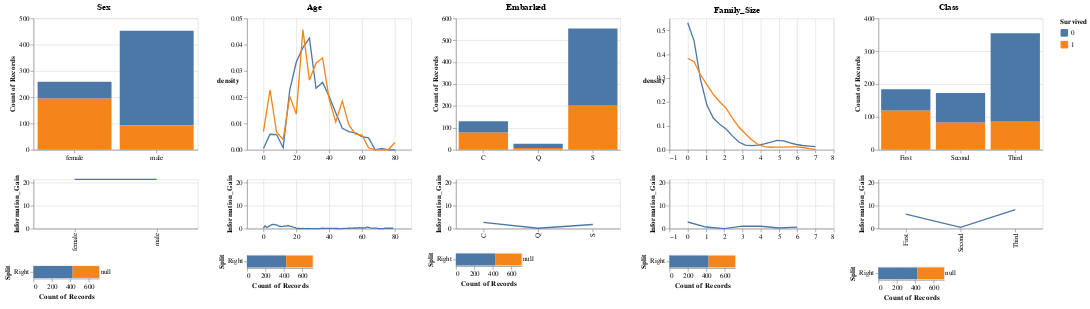

Source (notebook cell):
### Code cell
build_interactive_decision_tree(titanic_df, True, True)

### Figure 1 — Vega-Lite specification as saved in the notebook (floating-point values rounded to 4 significant figures; data arrays with more than 128 entries replaced by an {"elided": "..."} marker saying what was removed)
{"config": {"view": {"continuousWidth": 400, "continuousHeight": 300}, "title": {"anchor": "middle"}}, "hconcat": [{"vconcat": [{"data": {"name": "data-fcde82a648231dad3b6d7cc6467d1cab"}, "mark": "bar", "encoding": {"color": {"type": "nominal", "field": "Survived", "sort": [1, 0]}, "opacity": {"condition": {"value": 1, "selection": "selector863"}, "value": 0.3}, "x": {"type": "nominal", "axis": {"labelAngle": 0}, "field": "Sex", "title": null}, "y": {"type": "quantitative", "aggregate": "count"}}, "height": 200, "selection": {"selector863": {"type": "single", "fields": ["Sex"]}}, "width": 250}, {"data": {"name": "data-39f78991b1f25ac8b08eb480208180fe"}, "mark": "line", "encoding": {"x": {"type": "nominal", "field": "Split_Val", "title": null}, "y": {"type": "quantitative", "field": "Information_Gain", "scale": {"domain": [0, 21.41]}}}, "height": 75, "width": 250}, {"hconcat": [{"layer": [{"mark": "bar", "encoding": {"color": {"type": "nominal", "field": "Survived", "sort": [1, 0]}, "x": {"type": "quantitative", "aggregate": "count", "scale": {"domain": [0, 712]}}, "y": {"type": "nominal", "field": "Split"}}, "transform": [{"calculate": "selector863['Sex']", "as": "split_val"}, {"calculate": "datum.Sex == datum.split_val?'Left':'Right'", "as": "Split"}], "width": 100}, {"mark": {"type": "text", "dx": 10}, "encoding": {"text": {"type": "quantitative", "field": "Entropy"}, "x": {"type": "quantitative", "aggregate": "count", "scale": {"domain": [0, 712]}}, "y": {"type": "nominal", "field": "Split"}}, "transform": [{"calculate": "selector863['Sex']", "as": "split_val"}, {"calculate": "datum.Sex == datum.split_val?'Left':'Right'", "as": "Split"}, {"lookup": "split_val", "from": {"data": {"name": "data-39f78991b1f25ac8b08eb480208180fe"}, "key": "Split_Val", "fields": ["Left_Entropy", "Right_Entropy"]}}, {"calculate": "datum.Split == 'Left'?datum.Left_Entropy:datum.Right_Entropy", "as": "Entropy"}]}], "data": {"name": "data-fcde82a648231dad3b6d7cc6467d1cab"}}, {"vconcat": [{"mark": "text", "encoding": {"text": {"type": "nominal", "field": "chart_text"}}, "transform": [{"calculate": "selector863['Sex']", "as": "selected_val"}, {"filter": "((datum.Split_Val <= datum.selected_val) && (datum.Split_Val >= datum.selected_val))"}, {"calculate": "('For Sex=' + datum.selected_val)", "as": "chart_text"}], "width": 120}, {"mark": "text", "encoding": {"text": {"type": "nominal", "field": "chart_text"}}, "transform": [{"calculate": "selector863['Sex']", "as": "selected_val"}, {"filter": "((datum.Split_Val <= datum.selected_val) && (datum.Split_Val >= datum.selected_val))"}, {"calculate": "('Information Gain: ' + datum.Information_Gain)", "as": "chart_text"}], "width": 120}], "data": {"name": "data-39f78991b1f25ac8b08eb480208180fe"}}]}], "title": "Sex"}, {"vconcat": [{"layer": [{"data": {"name": "data-1b1ad364eb6985e496936a585856e77a"}, "mark": {"type": "bar", "align": "left", "binSpacing": 0, "size": 2.5}, "encoding": {"color": {"value": "lightgrey"}, "opacity": {"condition": {"value": 0.3, "test": "(datum.val <= datum.key)"}, "value": 0}, "x": {"type": "quantitative", "field": "Age", "title": null}, "y": {"type": "quantitative", "axis": null, "field": "Height"}}, "height": 200, "selection": {"selector864": {"type": "single", "fields": ["Age"], "on": "mouseover", "nearest": true}}, "transform": [{"calculate": "selector864['Age']", "as": "key"}, {"calculate": "datum.Age", "as": "val"}]}, {"data": {"name": "data-109fc2ef60fd3e69425de5a728741c59"}, "mark": "line", "encoding": {"color": {"type": "nominal", "field": "Survived"}, "x": {"type": "quantitative", "field": "value", "title": null}, "y": {"type": "quantitative", "axis": {"labelAngle": 0, "titleAngle": 0}, "field": "density"}}, "height": 200, "transform": [{"density": "value", "bandwidth": 0.5, "groupby": ["variable", "Survived"], "steps": 20}, {"joinaggregate": [{"op": "max", "field": "density", "as": "max_density"}]}], "width": 250}], "resolve": {"scale": {"y": "independent"}}}, {"data": {"name": "data-c7048945afab226a3715c7dc7edd859e"}, "mark": "line", "encoding": {"x": {"type": "quantitative", "field": "Split_Val", "title": null}, "y": {"type": "quantitative", "field": "Information_Gain", "scale": {"domain": [0, 21.41]}}}, "height": 75, "width": 250}, {"hconcat": [{"data": {"name": "data-109fc2ef60fd3e69425de5a728741c59"}, "mark": "bar", "encoding": {"color": {"type": "nominal", "field": "Survived", "sort": [1, 0]}, "x": {"type": "quantitative", "aggregate": "count", "scale": {"domain": [0, 712]}}, "y": {"type": "nominal", "field": "Split"}}, "transform": [{"calculate": "selector864['Age']", "as": "split_val"}, {"calculate": "datum.value <= datum.split_val?'Left':'Right'", "as": "Split"}], "width": 100}, {"vconcat": [{"mark": "text", "encoding": {"text": {"type": "nominal", "field": "chart_text"}}, "transform": [{"calculate": "selector864['Age']", "as": "selected_val"}, {"filter": "((datum.Split_Val <= datum.selected_val) && (datum.Split_Val >= datum.selected_val))"}, {"calculate": "('For Age<=' + datum.selected_val)", "as": "chart_text"}], "width": 120}, {"mark": "text", "encoding": {"text": {"type": "nominal", "field": "chart_text"}}, "transform": [{"calculate": "selector864['Age']", "as": "selected_val"}, {"filter": "((datum.Split_Val <= datum.selected_val) && (datum.Split_Val >= datum.selected_val))"}, {"calculate": "('Information Gain: ' + datum.Information_Gain)", "as": "chart_text"}], "width": 120}], "data": {"name": "data-c7048945afab226a3715c7dc7edd859e"}}]}], "resolve": {"scale": {"x": "shared"}}, "title": "Age"}, {"vconcat": [{"data": {"name": "data-7a305e47f911af7dd208986e5e6f6ccd"}, "mark": "bar", "encoding": {"color": {"type": "nominal", "field": "Survived", "sort": [1, 0]}, "opacity": {"condition": {"value": 1, "selection": "selector865"}, "value": 0.3}, "x": {"type": "nominal", "axis": {"labelAngle": 0}, "field": "Embarked", "title": null}, "y": {"type": "quantitative", "aggregate": "count"}}, "height": 200, "selection": {"selector865": {"type": "single", "fields": ["Embarked"]}}, "width": 250}, {"data": {"name": "data-c11b2af4e6ee2a1cf0fc26f68ba2bcb1"}, "mark": "line", "encoding": {"x": {"type": "nominal", "field": "Split_Val", "title": null}, "y": {"type": "quantitative", "field": "Information_Gain", "scale": {"domain": [0, 21.41]}}}, "height": 75, "width": 250}, {"hconcat": [{"layer": [{"mark": "bar", "encoding": {"color": {"type": "nominal", "field": "Survived", "sort": [1, 0]}, "x": {"type": "quantitative", "aggregate": "count", "scale": {"domain": [0, 712]}}, "y": {"type": "nominal", "field": "Split"}}, "transform": [{"calculate": "selector865['Embarked']", "as": "split_val"}, {"calculate": "datum.Embarked == datum.split_val?'Left':'Right'", "as": "Split"}], "width": 100}, {"mark": {"type": "text", "dx": 10}, "encoding": {"text": {"type": "quantitative", "field": "Entropy"}, "x": {"type": "quantitative", "aggregate": "count", "scale": {"domain": [0, 712]}}, "y": {"type": "nominal", "field": "Split"}}, "transform": [{"calculate": "selector865['Embarked']", "as": "split_val"}, {"calculate": "datum.Embarked == datum.split_val?'Left':'Right'", "as": "Split"}, {"lookup": "split_val", "from": {"data": {"name": "data-c11b2af4e6ee2a1cf0fc26f68ba2bcb1"}, "key": "Split_Val", "fields": ["Left_Entropy", "Right_Entropy"]}}, {"calculate": "datum.Split == 'Left'?datum.Left_Entropy:datum.Right_Entropy", "as": "Entropy"}]}], "data": {"name": "data-7a305e47f911af7dd208986e5e6f6ccd"}}, {"vconcat": [{"mark": "text", "encoding": {"text": {"type": "nominal", "field": "chart_text"}}, "transform": [{"calculate": "selector865['Embarked']", "as": "selected_val"}, {"filter": "((datum.Split_Val <= datum.selected_val) && (datum.Split_Val >= datum.selected_val))"}, {"calculate": "('For Embarked=' + datum.selected_val)", "as": "chart_text"}], "width": 120}, {"mark": "text", "encoding": {"text": {"type": "nominal", "field": "chart_text"}}, "transform": [{"calculate": "selector865['Embarked']", "as": "selected_val"}, {"filter": "((datum.Split_Val <= datum.selected_val) && (datum.Split_Val >= datum.selected_val))"}, {"calculate": "('Information Gain: ' + datum.Information_Gain)", "as": "chart_text"}], "width": 120}], "data": {"name": "data-c11b2af4e6ee2a1cf0fc26f68ba2bcb1"}}]}], "title": "Embarked"}, {"vconcat": [{"layer": [{"data": {"name": "data-fe651712a4f6f7e79b5d5306badf6116"}, "mark": {"type": "bar", "align": "left", "binSpacing": 0, "size": 28.57}, "encoding": {"color": {"value": "lightgrey"}, "opacity": {"condition": {"value": 0.3, "test": "(datum.val <= datum.key)"}, "value": 0}, "x": {"type": "quantitative", "field": "Family_Size", "title": null}, "y": {"type": "quantitative", "axis": null, "field": "Height"}}, "height": 200, "selection": {"selector866": {"type": "single", "fields": ["Family_Size"], "on": "mouseover", "nearest": true}}, "transform": [{"calculate": "selector866['Family_Size']", "as": "key"}, {"calculate": "datum.Family_Size", "as": "val"}]}, {"data": {"name": "data-8f8f3495865b45bdd240f978a163c097"}, "mark": "line", "encoding": {"color": {"type": "nominal", "field": "Survived"}, "x": {"type": "quantitative", "field": "value", "title": null}, "y": {"type": "quantitative", "axis": {"labelAngle": 0, "titleAngle": 0}, "field": "density"}}, "height": 200, "transform": [{"density": "value", "bandwidth": 0.5, "groupby": ["variable", "Survived"], "steps": 20}, {"joinaggregate": [{"op": "max", "field": "density", "as": "max_density"}]}], "width": 250}], "resolve": {"scale": {"y": "independent"}}}, {"data": {"name": "data-232b1063bc56acde79549ab34dd62993"}, "mark": "line", "encoding": {"x": {"type": "quantitative", "field": "Split_Val", "title": null}, "y": {"type": "quantitative", "field": "Information_Gain", "scale": {"domain": [0, 21.41]}}}, "height": 75, "width": 250}, {"hconcat": [{"data": {"name": "data-8f8f3495865b45bdd240f978a163c097"}, "mark": "bar", "encoding": {"color": {"type": "nominal", "field": "Survived", "sort": [1, 0]}, "x": {"type": "quantitative", "aggregate": "count", "scale": {"domain": [0, 712]}}, "y": {"type": "nominal", "field": "Split"}}, "transform": [{"calculate": "selector866['Family_Size']", "as": "split_val"}, {"calculate": "datum.value <= datum.split_val?'Left':'Right'", "as": "Split"}], "width": 100}, {"vconcat": [{"mark": "text", "encoding": {"text": {"type": "nominal", "field": "chart_text"}}, "transform": [{"calculate": "selector866['Family_Size']", "as": "selected_val"}, {"filter": "((datum.Split_Val <= datum.selected_val) && (datum.Split_Val >= datum.selected_val))"}, {"calculate": "('For Family_Size<=' + datum.selected_val)", "as": "chart_text"}], "width": 120}, {"mark": "text", "encoding": {"text": {"type": "nominal", "field": "chart_text"}}, "transform": [{"calculate": "selector866['Family_Size']", "as": "selected_val"}, {"filter": "((datum.Split_Val <= datum.selected_val) && (datum.Split_Val >= datum.selected_val))"}, {"calculate": "('Information Gain: ' + datum.Information_Gain)", "as": "chart_text"}], "width": 120}], "data": {"name": "data-232b1063bc56acde79549ab34dd62993"}}]}], "resolve": {"scale": {"x": "shared"}}, "title": "Family_Size"}, {"vconcat": [{"data": {"name": "data-203b5a4661447b6ae149f4264ee4f76d"}, "mark": "bar", "encoding": {"color": {"type": "nominal", "field": "Survived", "sort": [1, 0]}, "opacity": {"condition": {"value": 1, "selection": "selector867"}, "value": 0.3}, "x": {"type": "nominal", "axis": {"labelAngle": 0}, "field": "Class", "title": null}, "y": {"type": "quantitative", "aggregate": "count"}}, "height": 200, "selection": {"selector867": {"type": "single", "fields": ["Class"]}}, "width": 250}, {"data": {"name": "data-3cc578f7c31c09b6dd26bc3928e2bf9a"}, "mark": "line", "encoding": {"x": {"type": "nominal", "field": "Split_Val", "title": null}, "y": {"type": "quantitative", "field": "Information_Gain", "scale": {"domain": [0, 21.41]}}}, "height": 75, "width": 250}, {"hconcat": [{"layer": [{"mark": "bar", "encoding": {"color": {"type": "nominal", "field": "Survived", "sort": [1, 0]}, "x": {"type": "quantitative", "aggregate": "count", "scale": {"domain": [0, 712]}}, "y": {"type": "nominal", "field": "Split"}}, "transform": [{"calculate": "selector867['Class']", "as": "split_val"}, {"calculate": "datum.Class == datum.split_val?'Left':'Right'", "as": "Split"}], "width": 100}, {"mark": {"type": "text", "dx": 10}, "encoding": {"text": {"type": "quantitative", "field": "Entropy"}, "x": {"type": "quantitative", "aggregate": "count", "scale": {"domain": [0, 712]}}, "y": {"type": "nominal", "field": "Split"}}, "transform": [{"calculate": "selector867['Class']", "as": "split_val"}, {"calculate": "datum.Class == datum.split_val?'Left':'Right'", "as": "Split"}, {"lookup": "split_val", "from": {"data": {"name": "data-3cc578f7c31c09b6dd26bc3928e2bf9a"}, "key": "Split_Val", "fields": ["Left_Entropy", "Right_Entropy"]}}, {"calculate": "datum.Split == 'Left'?datum.Left_Entropy:datum.Right_Entropy", "as": "Entropy"}]}], "data": {"name": "data-203b5a4661447b6ae149f4264ee4f76d"}}, {"vconcat": [{"mark": "text", "encoding": {"text": {"type": "nominal", "field": "chart_text"}}, "transform": [{"calculate": "selector867['Class']", "as": "selected_val"}, {"filter": "((datum.Split_Val <= datum.selected_val) && (datum.Split_Val >= datum.selected_val))"}, {"calculate": "('For Class=' + datum.selected_val)", "as": "chart_text"}], "width": 120}, {"mark": "text", "encoding": {"text": {"type": "nominal", "field": "chart_text"}}, "transform": [{"calculate": "selector867['Class']", "as": "selected_val"}, {"filter": "((datum.Split_Val <= datum.selected_val) && (datum.Split_Val >= datum.selected_val))"}, {"calculate": "('Information Gain: ' + datum.Information_Gain)", "as": "chart_text"}], "width": 120}], "data": {"name": "data-3cc578f7c31c09b6dd26bc3928e2bf9a"}}]}], "title": "Class"}], "$schema": "https://vega.github.io/schema/vega-lite/v4.0.2.json", "datasets": {"data-fcde82a648231dad3b6d7cc6467d1cab": {"elided": "712 records"}, "data-39f78991b1f25ac8b08eb480208180fe": [{"Split_Val": "female", "Left_Entropy": 81.0, "Right_Entropy": 73.0, "Information_Gain": 21.41, "Feature": "Sex"}, {"Split_Val": "male", "Left_Entropy": 73.0, "Right_Entropy": 81.0, "Information_Gain": 21.41, "Feature": "Sex"}], "data-1b1ad364eb6985e496936a585856e77a": [{"Age": 0, "Height": 1}, {"Age": 1, "Height": 1}, {"Age": 2, "Height": 1}, {"Age": 3, "Height": 1}, {"Age": 4, "Height": 1}, {"Age": 5, "Height": 1}, {"Age": 6, "Height": 1}, {"Age": 7, "Height": 1}, {"Age": 8, "Height": 1}, {"Age": 9, "Height": 1}, {"Age": 10, "Height": 1}, {"Age": 11, "Height": 1}, {"Age": 12, "Height": 1}, {"Age": 13, "Height": 1}, {"Age": 14, "Height": 1}, {"Age": 15, "Height": 1}, {"Age": 16, "Height": 1}, {"Age": 17, "Height": 1}, {"Age": 18, "Height": 1}, {"Age": 19, "Height": 1}, {"Age": 20, "Height": 1}, {"Age": 21, "Height": 1}, {"Age": 22, "Height": 1}, {"Age": 23, "Height": 1}, {"Age": 24, "Height": 1}, {"Age": 25, "Height": 1}, {"Age": 26, "Height": 1}, {"Age": 27, "Height": 1}, {"Age": 28, "Height": 1}, {"Age": 29, "Height": 1}, {"Age": 30, "Height": 1}, {"Age": 31, "Height": 1}, {"Age": 32, "Height": 1}, {"Age": 33, "Height": 1}, {"Age": 34, "Height": 1}, {"Age": 35, "Height": 1}, {"Age": 36, "Height": 1}, {"Age": 37, "Height": 1}, {"Age": 38, "Height": 1}, {"Age": 39, "Height": 1}, {"Age": 40, "Height": 1}, {"Age": 41, "Height": 1}, {"Age": 42, "Height": 1}, {"Age": 43, "Height": 1}, {"Age": 44, "Height": 1}, {"Age": 45, "Height": 1}, {"Age": 46, "Height": 1}, {"Age": 47, "Height": 1}, {"Age": 48, "Height": 1}, {"Age": 49, "Height": 1}, {"Age": 50, "Height": 1}, {"Age": 51, "Height": 1}, {"Age": 52, "Height": 1}, {"Age": 53, "Height": 1}, {"Age": 54, "Height": 1}, {"Age": 55, "Height": 1}, {"Age": 56, "Height": 1}, {"Age": 57, "Height": 1}, {"Age": 58, "Height": 1}, {"Age": 59, "Height": 1}, {"Age": 60, "Height": 1}, {"Age": 61, "Height": 1}, {"Age": 62, "Height": 1}, {"Age": 63, "Height": 1}, {"Age": 64, "Height": 1}, {"Age": 65, "Height": 1}, {"Age": 66, "Height": 1}, {"Age": 67, "Height": 1}, {"Age": 68, "Height": 1}, {"Age": 69, "Height": 1}, {"Age": 70, "Height": 1}, {"Age": 71, "Height": 1}, {"Age": 72, "Height": 1}, {"Age": 73, "Height": 1}, {"Age": 74, "Height": 1}, {"Age": 75, "Height": 1}, {"Age": 76, "Height": 1}, {"Age": 77, "Height": 1}, {"Age": 78, "Height": 1}, {"Age": 79, "Height": 1}], "data-109fc2ef60fd3e69425de5a728741c59": {"elided": "712 records"}, "data-c7048945afab226a3715c7dc7edd859e": [{"Split_Val": 0, "Left_Entropy": 0.0, "Right_Entropy": 97.0, "Information_Gain": 0.18, "Feature": "Age"}, {"Split_Val": 1, "Left_Entropy": 59.0, "Right_Entropy": 97.0, "Information_Gain": 1.27, "Feature": "Age"}, {"Split_Val": 2, "Left_Entropy": 95.0, "Right_Entropy": 97.0, "Information_Gain": 0.5, "Feature": "Age"}, {"Split_Val": 3, "Left_Entropy": 92.0, "Right_Entropy": 97.0, "Information_Gain": 0.89, "Feature": "Age"}, {"Split_Val": 4, "Left_Entropy": 91.0, "Right_Entropy": 96.0, "Information_Gain": 1.28, "Feature": "Age"}, {"Split_Val": 5, "Left_Entropy": 88.0, "Right_Entropy": 96.0, "Information_Gain": 1.75, "Feature": "Age"}, {"Split_Val": 6, "Left_Entropy": 88.0, "Right_Entropy": 96.0, "Information_Gain": 1.85, "Feature": "Age"}, {"Split_Val": 7, "Left_Entropy": 90.0, "Right_Entropy": 96.0, "Information_Gain": 1.69, "Feature": "Age"}, {"Split_Val": 8, "Left_Entropy": 92.0, "Right_Entropy": 96.0, "Information_Gain": 1.66, "Feature": "Age"}, {"Split_Val": 9, "Left_Entropy": 96.0, "Right_Entropy": 96.0, "Information_Gain": 1.21, "Feature": "Age"}, {"Split_Val": 10, "Left_Entropy": 97.0, "Right_Entropy": 96.0, "Information_Gain": 1.04, "Feature": "Age"}, {"Split_Val": 11, "Left_Entropy": 98.0, "Right_Entropy": 96.0, "Information_Gain": 0.88, "Feature": "Age"}, {"Split_Val": 12, "Left_Entropy": 98.0, "Right_Entropy": 96.0, "Information_Gain": 0.97, "Feature": "Age"}, {"Split_Val": 13, "Left_Entropy": 98.0, "Right_Entropy": 96.0, "Information_Gain": 1.14, "Feature": "Age"}, {"Split_Val": 14, "Left_Entropy": 98.0, "Right_Entropy": 96.0, "Information_Gain": 1.07, "Feature": "Age"}, {"Split_Val": 15, "Left_Entropy": 98.0, "Right_Entropy": 96.0, "Information_Gain": 1.34, "Feature": "Age"}, {"Split_Val": 16, "Left_Entropy": 99.0, "Right_Entropy": 96.0, "Information_Gain": 1.02, "Feature": "Age"}, {"Split_Val": 17, "Left_Entropy": 100.0, "Right_Entropy": 96.0, "Information_Gain": 1.02, "Feature": "Age"}, {"Split_Val": 18, "Left_Entropy": 100.0, "Right_Entropy": 96.0, "Information_Gain": 0.7, "Feature": "Age"}, {"Split_Val": 19, "Left_Entropy": 100.0, "Right_Entropy": 96.0, "Information_Gain": 0.53, "Feature": "Age"}, {"Split_Val": 20, "Left_Entropy": 99.0, "Right_Entropy": 96.0, "Information_Gain": 0.26, "Feature": "Age"}, {"Split_Val": 21, "Left_Entropy": 98.0, "Right_Entropy": 97.0, "Information_Gain": 0.06, "Feature": "Age"}, {"Split_Val": 22, "Left_Entropy": 98.0, "Right_Entropy": 97.0, "Information_Gain": 0.06, "Feature": "Age"}, {"Split_Val": 23, "Left_Entropy": 98.0, "Right_Entropy": 97.0, "Information_Gain": 0.03, "Feature": "Age"}, {"Split_Val": 24, "Left_Entropy": 98.0, "Right_Entropy": 97.0, "Information_Gain": 0.08, "Feature": "Age"}, {"Split_Val": 25, "Left_Entropy": 98.0, "Right_Entropy": 97.0, "Information_Gain": 0.01, "Feature": "Age"}, {"Split_Val": 26, "Left_Entropy": 98.0, "Right_Entropy": 97.0, "Information_Gain": 0.0, "Feature": "Age"}, {"Split_Val": 27, "Left_Entropy": 98.0, "Right_Entropy": 97.0, "Information_Gain": 0.05, "Feature": "Age"}, {"Split_Val": 28, "Left_Entropy": 97.0, "Right_Entropy": 97.0, "Information_Gain": 0.0, "Feature": "Age"}, {"Split_Val": 29, "Left_Entropy": 97.0, "Right_Entropy": 97.0, "Information_Gain": 0.0, "Feature": "Age"}, {"Split_Val": 30, "Left_Entropy": 97.0, "Right_Entropy": 97.0, "Information_Gain": 0.0, "Feature": "Age"}, {"Split_Val": 31, "Left_Entropy": 97.0, "Right_Entropy": 97.0, "Information_Gain": 0.0, "Feature": "Age"}, {"Split_Val": 32, "Left_Entropy": 98.0, "Right_Entropy": 97.0, "Information_Gain": 0.02, "Feature": "Age"}, {"Split_Val": 33, "Left_Entropy": 98.0, "Right_Entropy": 97.0, "Information_Gain": 0.02, "Feature": "Age"}, {"Split_Val": 34, "Left_Entropy": 98.0, "Right_Entropy": 97.0, "Information_Gain": 0.01, "Feature": "Age"}, {"Split_Val": 35, "Left_Entropy": 98.0, "Right_Entropy": 96.0, "Information_Gain": 0.1, "Feature": "Age"}, {"Split_Val": 36, "Left_Entropy": 98.0, "Right_Entropy": 95.0, "Information_Gain": 0.18, "Feature": "Age"}, {"Split_Val": 37, "Left_Entropy": 98.0, "Right_Entropy": 95.0, "Information_Gain": 0.12, "Feature": "Age"}, {"Split_Val": 38, "Left_Entropy": 98.0, "Right_Entropy": 95.0, "Information_Gain": 0.12, "Feature": "Age"}, {"Split_Val": 39, "Left_Entropy": 98.0, "Right_Entropy": 95.0, "Information_Gain": 0.1, "Feature": "Age"}, {"Split_Val": 40, "Left_Entropy": 98.0, "Right_Entropy": 95.0, "Information_Gain": 0.11, "Feature": "Age"}, {"Split_Val": 41, "Left_Entropy": 98.0, "Right_Entropy": 95.0, "Information_Gain": 0.09, "Feature": "Age"}, {"Split_Val": 42, "Left_Entropy": 98.0, "Right_Entropy": 94.0, "Information_Gain": 0.14, "Feature": "Age"}, {"Split_Val": 43, "Left_Entropy": 98.0, "Right_Entropy": 95.0, "Information_Gain": 0.09, "Feature": "Age"}, {"Split_Val": 44, "Left_Entropy": 98.0, "Right_Entropy": 95.0, "Information_Gain": 0.07, "Feature": "Age"}, {"Split_Val": 45, "Left_Entropy": 98.0, "Right_Entropy": 94.0, "Information_Gain": 0.09, "Feature": "Age"}, {"Split_Val": 46, "Left_Entropy": 98.0, "Right_Entropy": 96.0, "Information_Gain": 0.03, "Feature": "Age"}, {"Split_Val": 47, "Left_Entropy": 97.0, "Right_Entropy": 98.0, "Information_Gain": 0.0, "Feature": "Age"}, {"Split_Val": 48, "Left_Entropy": 98.0, "Right_Entropy": 96.0, "Information_Gain": 0.02, "Feature": "Age"}, {"Split_Val": 49, "Left_Entropy": 98.0, "Right_Entropy": 94.0, "Information_Gain": 0.08, "Feature": "Age"}, {"Split_Val": 50, "Left_Entropy": 98.0, "Right_Entropy": 92.0, "Information_Gain": 0.15, "Feature": "Age"}, {"Split_Val": 51, "Left_Entropy": 98.0, "Right_Entropy": 92.0, "Information_Gain": 0.11, "Feature": "Age"}, {"Split_Val": 52, "Left_Entropy": 98.0, "Right_Entropy": 90.0, "Information_Gain": 0.17, "Feature": "Age"}, {"Split_Val": 53, "Left_Entropy": 98.0, "Right_Entropy": 89.0, "Information_Gain": 0.22, "Feature": "Age"}, {"Split_Val": 54, "Left_Entropy": 98.0, "Right_Entropy": 87.0, "Information_Gain": 0.24, "Feature": "Age"}, {"Split_Val": 55, "Left_Entropy": 98.0, "Right_Entropy": 86.0, "Information_Gain": 0.27, "Feature": "Age"}, {"Split_Val": 56, "Left_Entropy": 98.0, "Right_Entropy": 83.0, "Information_Gain": 0.31, "Feature": "Age"}, {"Split_Val": 57, "Left_Entropy": 98.0, "Right_Entropy": 86.0, "Information_Gain": 0.22, "Feature": "Age"}, {"Split_Val": 58, "Left_Entropy": 98.0, "Right_Entropy": 76.0, "Information_Gain": 0.42, "Feature": "Age"}, {"Split_Val": 59, "Left_Entropy": 98.0, "Right_Entropy": 80.0, "Information_Gain": 0.31, "Feature": "Age"}, {"Split_Val": 60, "Left_Entropy": 98.0, "Right_Entropy": 70.0, "Information_Gain": 0.46, "Feature": "Age"}, {"Split_Val": 61, "Left_Entropy": 98.0, "Right_Entropy": 76.0, "Information_Gain": 0.28, "Feature": "Age"}, {"Split_Val": 62, "Left_Entropy": 98.0, "Right_Entropy": 72.0, "Information_Gain": 0.3, "Feature": "Age"}, {"Split_Val": 63, "Left_Entropy": 98.0, "Right_Entropy": 39.0, "Information_Gain": 0.74, "Feature": "Age"}, {"Split_Val": 64, "Left_Entropy": 98.0, "Right_Entropy": 44.0, "Information_Gain": 0.56, "Feature": "Age"}, {"Split_Val": 65, "Left_Entropy": 98.0, "Right_Entropy": 54.0, "Information_Gain": 0.31, "Feature": "Age"}, {"Split_Val": 66, "Left_Entropy": 97.0, "Right_Entropy": 59.0, "Information_Gain": 0.23, "Feature": "Age"}, {"Split_Val": 67, "Left_Entropy": 97.0, "Right_Entropy": 59.0, "Information_Gain": 0.23, "Feature": "Age"}, {"Split_Val": 68, "Left_Entropy": 97.0, "Right_Entropy": 59.0, "Information_Gain": 0.23, "Feature": "Age"}, {"Split_Val": 69, "Left_Entropy": 97.0, "Right_Entropy": 59.0, "Information_Gain": 0.23, "Feature": "Age"}, {"Split_Val": 70, "Left_Entropy": 97.0, "Right_Entropy": 81.0, "Information_Gain": 0.04, "Feature": "Age"}, {"Split_Val": 71, "Left_Entropy": 97.0, "Right_Entropy": 100.0, "Information_Gain": 0.01, "Feature": "Age"}, {"Split_Val": 72, "Left_Entropy": 97.0, "Right_Entropy": 100.0, "Information_Gain": 0.01, "Feature": "Age"}, {"Split_Val": 73, "Left_Entropy": 97.0, "Right_Entropy": 100.0, "Information_Gain": 0.01, "Feature": "Age"}, {"Split_Val": 74, "Left_Entropy": 97.0, "Right_Entropy": 0.0, "Information_Gain": 0.18, "Feature": "Age"}, {"Split_Val": 75, "Left_Entropy": 97.0, "Right_Entropy": 0.0, "Information_Gain": 0.18, "Feature": "Age"}, {"Split_Val": 76, "Left_Entropy": 97.0, "Right_Entropy": 0.0, "Information_Gain": 0.18, "Feature": "Age"}, {"Split_Val": 77, "Left_Entropy": 97.0, "Right_Entropy": 0.0, "Information_Gain": 0.18, "Feature": "Age"}, {"Split_Val": 78, "Left_Entropy": 97.0, "Right_Entropy": 0.0, "Information_Gain": 0.18, "Feature": "Age"}, {"Split_Val": 79, "Left_Entropy": 97.0, "Right_Entropy": 0.0, "Information_Gain": 0.18, "Feature": "Age"}], "data-7a305e47f911af7dd208986e5e6f6ccd": {"elided": "712 records"}, "data-c11b2af4e6ee2a1cf0fc26f68ba2bcb1": [{"Split_Val": "C", "Left_Entropy": 97.0, "Right_Entropy": 94.0, "Information_Gain": 2.71, "Feature": "Embarked"}, {"Split_Val": "Q", "Left_Entropy": 86.0, "Right_Entropy": 98.0, "Information_Gain": 0.18, "Feature": "Embarked"}, {"Split_Val": "S", "Left_Entropy": 94.0, "Right_Entropy": 99.0, "Information_Gain": 1.8, "Feature": "Embarked"}], "data-fe651712a4f6f7e79b5d5306badf6116": [{"Family_Size": 0, "Height": 1}, {"Family_Size": 1, "Height": 1}, {"Family_Size": 2, "Height": 1}, {"Family_Size": 3, "Height": 1}, {"Family_Size": 4, "Height": 1}, {"Family_Size": 5, "Height": 1}, {"Family_Size": 6, "Height": 1}], "data-8f8f3495865b45bdd240f978a163c097": {"elided": "712 records"}, "data-232b1063bc56acde79549ab34dd62993": [{"Split_Val": 0, "Left_Entropy": 90.0, "Right_Entropy": 100.0, "Information_Gain": 2.88, "Feature": "Family_Size"}, {"Split_Val": 1, "Left_Entropy": 96.0, "Right_Entropy": 100.0, "Information_Gain": 0.7, "Feature": "Family_Size"}, {"Split_Val": 2, "Left_Entropy": 97.0, "Right_Entropy": 97.0, "Information_Gain": 0.0, "Feature": "Family_Size"}, {"Split_Val": 3, "Left_Entropy": 98.0, "Right_Entropy": 71.0, "Information_Gain": 1.1, "Feature": "Family_Size"}, {"Split_Val": 4, "Left_Entropy": 98.0, "Right_Entropy": 67.0, "Information_Gain": 1.04, "Feature": "Family_Size"}, {"Split_Val": 5, "Left_Entropy": 98.0, "Right_Entropy": 76.0, "Information_Gain": 0.28, "Feature": "Family_Size"}, {"Split_Val": 6, "Left_Entropy": 98.0, "Right_Entropy": 0.0, "Information_Gain": 0.63, "Feature": "Family_Size"}], "data-203b5a4661447b6ae149f4264ee4f76d": {"elided": "712 records"}, "data-3cc578f7c31c09b6dd26bc3928e2bf9a": [{"Split_Val": "First", "Left_Entropy": 93.0, "Right_Entropy": 90.0, "Information_Gain": 6.34, "Feature": "Class"}, {"Split_Val": "Second", "Left_Entropy": 100.0, "Right_Entropy": 96.0, "Information_Gain": 0.54, "Feature": "Class"}, {"Split_Val": "Third", "Left_Entropy": 79.0, "Right_Entropy": 99.0, "Information_Gain": 8.3, "Feature": "Class"}]}}
